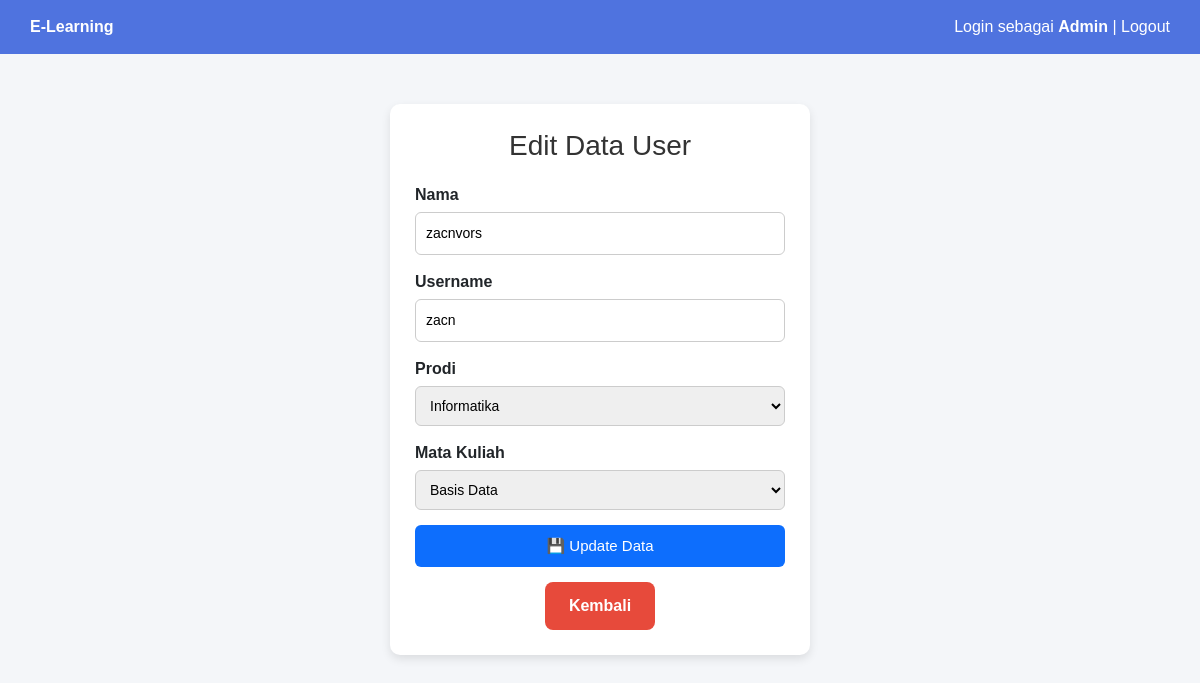
Screenshot of /admin/edit_user.php?id=5 (signed in) with the database file from the repository.
### tables this page shows
CREATE TABLE `website_settings` (
  `id` int(11) NOT NULL,
  `nama_website` varchar(255) NOT NULL DEFAULT 'E-Learning Platform',
  `deskripsi` varchar(500) DEFAULT NULL,
  `alamat` varchar(255) DEFAULT NULL,
  `telepon` varchar(20) DEFAULT NULL,
  `email` varchar(100) DEFAULT NULL,
  `facebook` varchar(255) DEFAULT NULL,
  `twitter` varchar(255) DEFAULT NULL,
  `instagram` varchar(255) DEFAULT NULL,
  `jam_buka` varchar(50) DEFAULT NULL,
  `jam_tutup` varchar(50) DEFAULT NULL,
  `updated_at` timestamp NOT NULL DEFAULT current_timestamp() ON UPDATE current_timestamp()
);

CREATE TABLE `users` (
  `id` int(11) NOT NULL,
  `nama` varchar(100) DEFAULT NULL,
  `username` varchar(50) DEFAULT NULL,
  `password` varchar(255) DEFAULT NULL,
  `role` enum('admin','dosen','mahasiswa') DEFAULT NULL,
  `prodi_id` int(11) DEFAULT NULL,
  `matkul_id` int(11) DEFAULT NULL,
  `umur` int(11) DEFAULT NULL,
  `no_hp` varchar(20) DEFAULT NULL,
  `agama` varchar(50) DEFAULT NULL,
  `alamat` text DEFAULT NULL,
  `nisn` varchar(20) DEFAULT NULL,
  `nidn` varchar(20) DEFAULT NULL
);

CREATE TABLE `prodi` (
  `id` int(11) NOT NULL,
  `nama_prodi` varchar(100) DEFAULT NULL
);

CREATE TABLE `matkul` (
  `id` int(11) NOT NULL,
  `prodi_id` int(11) DEFAULT NULL,
  `nama_matkul` varchar(100) DEFAULT NULL
);

### fungsi.php (called while the page is built, shortened)
<?php
if (!function_exists('getWebsiteSettings')) {
function getWebsiteSettings($conn) {
    $q = mysqli_query($conn, "SELECT * FROM website_settings LIMIT 1");
    $settings = mysqli_fetch_assoc($q);
    return $settings;
}
}
?>

### admin/edit_user.php (the view, shortened to what this page needs)
<?php
include '../header.php';
include '../koneksi.php';
$id = $_GET['id'] ?? null;
$q = mysqli_query($conn,"SELECT * FROM users WHERE id='$id'");
$user = mysqli_fetch_assoc($q);
$prodi  = mysqli_query($conn,"SELECT * FROM prodi");
$matkul = mysqli_query($conn,"SELECT * FROM matkul");
?>
<!DOCTYPE html>
<html>
<head>
</head>
<body>
<div class="container">
    <h3>Edit Data User</h3>
    <form method="post">
        <label>Nama</label>
        <input type="text" name="nama" value="<?= $user['nama'] ?>" required>
        <label>Username</label>
        <input type="text" name="username" value="<?= $user['username'] ?>" required>
        <label>Prodi</label>
        <select name="prodi_id">
            <?php while($p=mysqli_fetch_assoc($prodi)){ ?>
                <option value="<?= $p['id'] ?>"
                    <?= ($user['prodi_id']==$p['id'])?'selected':'' ?>>
                    <?= $p['nama_prodi'] ?>
                </option>
            <?php } ?>
        </select>
        <?php if ($user['role']=='dosen'){ ?>
            <label>Mata Kuliah</label>
            <select name="matkul_id">
                <?php while($m=mysqli_fetch_assoc($matkul)){ ?>
                    <option value="<?= $m['id'] ?>"
                        <?= ($user['matkul_id']==$m['id'])?'selected':'' ?>>
                        <?= $m['nama_matkul'] ?>
                    </option>
                <?php } ?>
            </select>
        <?php } ?>
        <button type="submit" name="update">💾 Update Data</button>
    </form>
    <div class="back">
        <a href="index.php">Kembali</a>
    </div>
</div>
</body>
</html>

### header.php (shortened to what this page needs)
<?php
include_once dirname(__FILE__) . '/koneksi.php';
include_once dirname(__FILE__) . '/fungsi.php';
$website_settings = getWebsiteSettings($conn);
?>
<!DOCTYPE html>
<html>
<head>
    <link href="https://cdn.jsdelivr.net/npm/bootstrap@5.3.2/dist/css/bootstrap.min.css" rel="stylesheet">
</head>
<body>
<div class="navbar">
    <div><b><?= $website_settings['nama_website'] ?></b></div>
    <div>
        Login sebagai <b><?= $_SESSION['nama']; ?></b> |
        <a href="../logout.php">Logout</a>
    </div>
</div>

### header.php (style rules this page uses)
body { margin:0;font-family:Arial;background:#f4f6f9 }
.navbar { background:#4f73df; color:white; padding:15px 30px; display:flex; justify-content:space-between; }
a { color:white;text-decoration:none }

### admin/edit_user.php (style rules this page uses)
body { font-family: Arial, sans-serif; background: #f4f6f9; }
.container { width: 420px; margin: 50px auto; background: #fff; padding: 25px; border-radius: 10px; box-shadow: 0 4px 10px rgba(0,0,0,.1); }
h3 { text-align: center; margin-bottom: 20px; color: #333; }
label { font-weight: bold; display: block; margin-bottom: 5px; }
input, select { width: 100%; padding: 10px; border-radius: 6px; border: 1px solid #ccc; margin-bottom: 15px; font-size: 14px; }
button { width: 100%; padding: 10px; background: #0d6efd; border: none; color: white; font-size: 15px; border-radius: 6px; cursor: pointer; }
.back { text-align: center; margin-top: 15px; }
.back a { display: inline-block; background: #e74a3b; color: white; padding: 12px 24px; border-radius: 8px; font-weight: bold; text-decoration: none; }

### rows the page displays
website_settings: nama_website "E-Learning"
users: nama "zacnvors", username "zacn", prodi_id "Informatika", matkul_id "Basis Data"

### other values shown
$_SESSION['nama'] "Admin"
